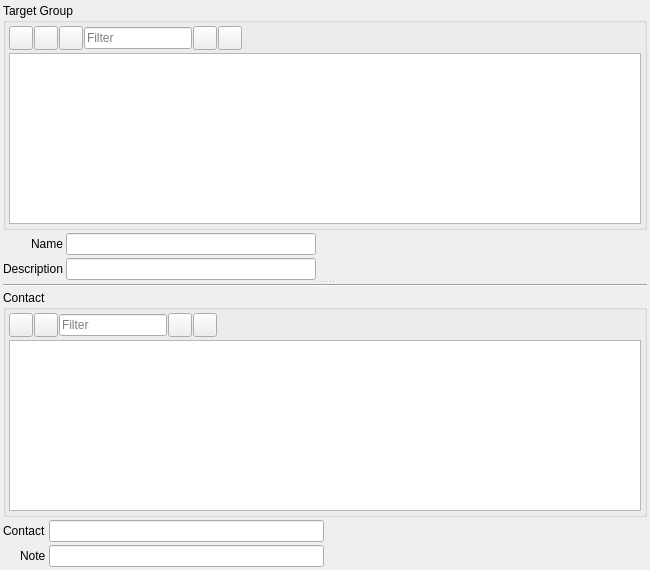
<?xml version="1.0" encoding="UTF-8"?>
<ui version="4.0">
 <class>CRM_GroupContactWidget</class>
 <widget class="QWidget" name="CRM_GroupContactWidget">
  <property name="geometry">
   <rect>
    <x>0</x>
    <y>0</y>
    <width>650</width>
    <height>570</height>
   </rect>
  </property>
  <property name="minimumSize">
   <size>
    <width>610</width>
    <height>300</height>
   </size>
  </property>
  <property name="windowTitle">
   <string>Form</string>
  </property>
  <layout class="QGridLayout" name="gridLayout_5">
   <property name="leftMargin">
    <number>3</number>
   </property>
   <property name="topMargin">
    <number>3</number>
   </property>
   <property name="rightMargin">
    <number>3</number>
   </property>
   <property name="bottomMargin">
    <number>3</number>
   </property>
   <property name="spacing">
    <number>3</number>
   </property>
   <item row="0" column="0">
    <widget class="QSplitter" name="splitter">
     <property name="orientation">
      <enum>Qt::Vertical</enum>
     </property>
     <widget class="QWidget" name="layoutWidget">
      <layout class="QGridLayout" name="gridLayout_4">
       <property name="spacing">
        <number>3</number>
       </property>
       <item row="0" column="0">
        <widget class="QGroupBox" name="gbGroup">
         <property name="sizePolicy">
          <sizepolicy hsizetype="Preferred" vsizetype="Preferred">
           <horstretch>1</horstretch>
           <verstretch>1</verstretch>
          </sizepolicy>
         </property>
         <property name="title">
          <string>Target Group</string>
         </property>
         <layout class="QGridLayout" name="gridLayout">
          <property name="leftMargin">
           <number>3</number>
          </property>
          <property name="topMargin">
           <number>3</number>
          </property>
          <property name="rightMargin">
           <number>3</number>
          </property>
          <property name="bottomMargin">
           <number>3</number>
          </property>
          <property name="spacing">
           <number>3</number>
          </property>
          <item row="0" column="0">
           <layout class="QHBoxLayout" name="horizontalLayout">
            <property name="spacing">
             <number>1</number>
            </property>
            <item>
             <widget class="QToolButton" name="pbAddGroup">
              <property name="minimumSize">
               <size>
                <width>24</width>
                <height>24</height>
               </size>
              </property>
              <property name="maximumSize">
               <size>
                <width>24</width>
                <height>24</height>
               </size>
              </property>
              <property name="toolTip">
               <string>Add (potential) customer</string>
              </property>
              <property name="text">
               <string/>
              </property>
              <property name="icon">
               <iconset resource="../../../db/src/gui/db.qrc">
                <normaloff>:/images/icons/add.png</normaloff>:/images/icons/add.png</iconset>
              </property>
             </widget>
            </item>
            <item>
             <widget class="QToolButton" name="pbDeleteGroup">
              <property name="minimumSize">
               <size>
                <width>24</width>
                <height>24</height>
               </size>
              </property>
              <property name="maximumSize">
               <size>
                <width>24</width>
                <height>24</height>
               </size>
              </property>
              <property name="toolTip">
               <string>Delete customer</string>
              </property>
              <property name="text">
               <string/>
              </property>
              <property name="icon">
               <iconset resource="../../../db/src/gui/db.qrc">
                <normaloff>:/images/icons/delete.png</normaloff>:/images/icons/delete.png</iconset>
              </property>
             </widget>
            </item>
            <item>
             <widget class="QToolButton" name="pbSave">
              <property name="minimumSize">
               <size>
                <width>24</width>
                <height>24</height>
               </size>
              </property>
              <property name="maximumSize">
               <size>
                <width>24</width>
                <height>24</height>
               </size>
              </property>
              <property name="toolTip">
               <string>Save to database</string>
              </property>
              <property name="text">
               <string/>
              </property>
              <property name="icon">
               <iconset resource="../../../db/src/gui/db.qrc">
                <normaloff>:/images/icons/database_save.png</normaloff>:/images/icons/database_save.png</iconset>
              </property>
             </widget>
            </item>
            <item>
             <widget class="QLineEdit" name="leFilterGroup">
              <property name="sizePolicy">
               <sizepolicy hsizetype="Preferred" vsizetype="Fixed">
                <horstretch>0</horstretch>
                <verstretch>0</verstretch>
               </sizepolicy>
              </property>
              <property name="placeholderText">
               <string>Filter</string>
              </property>
             </widget>
            </item>
            <item>
             <widget class="QToolButton" name="pbFilterOnGroup">
              <property name="minimumSize">
               <size>
                <width>24</width>
                <height>24</height>
               </size>
              </property>
              <property name="maximumSize">
               <size>
                <width>24</width>
                <height>24</height>
               </size>
              </property>
              <property name="toolTip">
               <string>Filter on</string>
              </property>
              <property name="text">
               <string/>
              </property>
              <property name="icon">
               <iconset resource="../../../db/src/gui/db.qrc">
                <normaloff>:/images/icons/filter.png</normaloff>:/images/icons/filter.png</iconset>
              </property>
             </widget>
            </item>
            <item>
             <widget class="QToolButton" name="pbFilterOffGroup">
              <property name="minimumSize">
               <size>
                <width>24</width>
                <height>24</height>
               </size>
              </property>
              <property name="maximumSize">
               <size>
                <width>24</width>
                <height>24</height>
               </size>
              </property>
              <property name="toolTip">
               <string>Filter off</string>
              </property>
              <property name="text">
               <string/>
              </property>
              <property name="icon">
               <iconset resource="../../../db/src/gui/db.qrc">
                <normaloff>:/images/icons/filter_empty.png</normaloff>:/images/icons/filter_empty.png</iconset>
              </property>
             </widget>
            </item>
            <item>
             <spacer name="horizontalSpacer_2">
              <property name="orientation">
               <enum>Qt::Horizontal</enum>
              </property>
              <property name="sizeHint" stdset="0">
               <size>
                <width>40</width>
                <height>20</height>
               </size>
              </property>
             </spacer>
            </item>
           </layout>
          </item>
          <item row="1" column="0">
           <widget class="QTableView" name="tvGroup">
            <property name="sizePolicy">
             <sizepolicy hsizetype="Expanding" vsizetype="Expanding">
              <horstretch>1</horstretch>
              <verstretch>1</verstretch>
             </sizepolicy>
            </property>
           </widget>
          </item>
         </layout>
        </widget>
       </item>
       <item row="1" column="0">
        <layout class="QFormLayout" name="formLayout">
         <property name="labelAlignment">
          <set>Qt::AlignRight|Qt::AlignTrailing|Qt::AlignVCenter</set>
         </property>
         <property name="horizontalSpacing">
          <number>3</number>
         </property>
         <property name="verticalSpacing">
          <number>3</number>
         </property>
         <item row="0" column="0">
          <widget class="QLabel" name="label_2">
           <property name="text">
            <string>Name</string>
           </property>
          </widget>
         </item>
         <item row="0" column="1">
          <widget class="QLineEdit" name="leName">
           <property name="minimumSize">
            <size>
             <width>150</width>
             <height>0</height>
            </size>
           </property>
           <property name="maximumSize">
            <size>
             <width>250</width>
             <height>16777215</height>
            </size>
           </property>
          </widget>
         </item>
         <item row="1" column="0">
          <widget class="QLabel" name="label_3">
           <property name="text">
            <string>Description</string>
           </property>
          </widget>
         </item>
         <item row="1" column="1">
          <widget class="QLineEdit" name="leDescription">
           <property name="minimumSize">
            <size>
             <width>50</width>
             <height>0</height>
            </size>
           </property>
           <property name="maximumSize">
            <size>
             <width>250</width>
             <height>16777215</height>
            </size>
           </property>
          </widget>
         </item>
        </layout>
       </item>
      </layout>
     </widget>
     <widget class="QWidget" name="layoutWidget_1">
      <layout class="QGridLayout" name="gridLayout_3">
       <property name="spacing">
        <number>3</number>
       </property>
       <item row="1" column="0" colspan="2">
        <widget class="QGroupBox" name="gbTargetGroup">
         <property name="sizePolicy">
          <sizepolicy hsizetype="Preferred" vsizetype="Preferred">
           <horstretch>1</horstretch>
           <verstretch>1</verstretch>
          </sizepolicy>
         </property>
         <property name="title">
          <string>Contact</string>
         </property>
         <layout class="QGridLayout" name="gridLayout_2">
          <property name="leftMargin">
           <number>3</number>
          </property>
          <property name="topMargin">
           <number>3</number>
          </property>
          <property name="rightMargin">
           <number>3</number>
          </property>
          <property name="bottomMargin">
           <number>3</number>
          </property>
          <property name="spacing">
           <number>3</number>
          </property>
          <item row="0" column="0">
           <layout class="QHBoxLayout" name="horizontalLayout_2">
            <property name="spacing">
             <number>1</number>
            </property>
            <item>
             <widget class="QToolButton" name="pbAddContact">
              <property name="minimumSize">
               <size>
                <width>24</width>
                <height>24</height>
               </size>
              </property>
              <property name="maximumSize">
               <size>
                <width>24</width>
                <height>24</height>
               </size>
              </property>
              <property name="toolTip">
               <string>Add (potential) customer</string>
              </property>
              <property name="text">
               <string/>
              </property>
              <property name="icon">
               <iconset resource="../../../db/src/gui/db.qrc">
                <normaloff>:/images/icons/add.png</normaloff>:/images/icons/add.png</iconset>
              </property>
             </widget>
            </item>
            <item>
             <widget class="QToolButton" name="pbDeleteContact">
              <property name="minimumSize">
               <size>
                <width>24</width>
                <height>24</height>
               </size>
              </property>
              <property name="maximumSize">
               <size>
                <width>24</width>
                <height>24</height>
               </size>
              </property>
              <property name="toolTip">
               <string>Delete customer</string>
              </property>
              <property name="text">
               <string/>
              </property>
              <property name="icon">
               <iconset resource="../../../db/src/gui/db.qrc">
                <normaloff>:/images/icons/delete.png</normaloff>:/images/icons/delete.png</iconset>
              </property>
             </widget>
            </item>
            <item>
             <widget class="QLineEdit" name="leFilterContact">
              <property name="sizePolicy">
               <sizepolicy hsizetype="Preferred" vsizetype="Fixed">
                <horstretch>0</horstretch>
                <verstretch>0</verstretch>
               </sizepolicy>
              </property>
              <property name="placeholderText">
               <string>Filter</string>
              </property>
             </widget>
            </item>
            <item>
             <widget class="QToolButton" name="pbFilterOnContact">
              <property name="minimumSize">
               <size>
                <width>24</width>
                <height>24</height>
               </size>
              </property>
              <property name="maximumSize">
               <size>
                <width>24</width>
                <height>24</height>
               </size>
              </property>
              <property name="toolTip">
               <string>Filter on</string>
              </property>
              <property name="text">
               <string/>
              </property>
              <property name="icon">
               <iconset resource="../../../db/src/gui/db.qrc">
                <normaloff>:/images/icons/filter.png</normaloff>:/images/icons/filter.png</iconset>
              </property>
             </widget>
            </item>
            <item>
             <widget class="QToolButton" name="pbFilterOffContact">
              <property name="minimumSize">
               <size>
                <width>24</width>
                <height>24</height>
               </size>
              </property>
              <property name="maximumSize">
               <size>
                <width>24</width>
                <height>24</height>
               </size>
              </property>
              <property name="toolTip">
               <string>Filter off</string>
              </property>
              <property name="text">
               <string/>
              </property>
              <property name="icon">
               <iconset resource="../../../db/src/gui/db.qrc">
                <normaloff>:/images/icons/filter_empty.png</normaloff>:/images/icons/filter_empty.png</iconset>
              </property>
             </widget>
            </item>
            <item>
             <spacer name="horizontalSpacer_3">
              <property name="orientation">
               <enum>Qt::Horizontal</enum>
              </property>
              <property name="sizeHint" stdset="0">
               <size>
                <width>40</width>
                <height>20</height>
               </size>
              </property>
             </spacer>
            </item>
           </layout>
          </item>
          <item row="1" column="0">
           <widget class="QTableView" name="tvContact">
            <property name="sizePolicy">
             <sizepolicy hsizetype="Expanding" vsizetype="Expanding">
              <horstretch>1</horstretch>
              <verstretch>1</verstretch>
             </sizepolicy>
            </property>
           </widget>
          </item>
         </layout>
        </widget>
       </item>
       <item row="2" column="0">
        <layout class="QFormLayout" name="formLayout_3">
         <property name="labelAlignment">
          <set>Qt::AlignRight|Qt::AlignTrailing|Qt::AlignVCenter</set>
         </property>
         <property name="horizontalSpacing">
          <number>3</number>
         </property>
         <property name="verticalSpacing">
          <number>3</number>
         </property>
         <item row="0" column="0">
          <widget class="QLabel" name="label_13">
           <property name="text">
            <string>Contact</string>
           </property>
          </widget>
         </item>
         <item row="0" column="1">
          <widget class="RB_IdxLineEdit" name="ileContact">
           <property name="minimumSize">
            <size>
             <width>250</width>
             <height>0</height>
            </size>
           </property>
           <property name="maximumSize">
            <size>
             <width>16777215</width>
             <height>16777215</height>
            </size>
           </property>
          </widget>
         </item>
         <item row="1" column="0">
          <widget class="QLabel" name="label_14">
           <property name="text">
            <string>Note</string>
           </property>
          </widget>
         </item>
         <item row="1" column="1">
          <widget class="QLineEdit" name="leNote"/>
         </item>
        </layout>
       </item>
       <item row="2" column="1">
        <spacer name="horizontalSpacer">
         <property name="orientation">
          <enum>Qt::Horizontal</enum>
         </property>
         <property name="sizeHint" stdset="0">
          <size>
           <width>248</width>
           <height>20</height>
          </size>
         </property>
        </spacer>
       </item>
       <item row="0" column="0" colspan="2">
        <widget class="Line" name="line">
         <property name="orientation">
          <enum>Qt::Horizontal</enum>
         </property>
        </widget>
       </item>
      </layout>
     </widget>
    </widget>
   </item>
  </layout>
 </widget>
 <customwidgets>
  <customwidget>
   <class>RB_IdxLineEdit</class>
   <extends>QLineEdit</extends>
   <header>rb_idxlineedit.h</header>
  </customwidget>
 </customwidgets>
 <tabstops>
  <tabstop>tvGroup</tabstop>
  <tabstop>pbAddGroup</tabstop>
  <tabstop>pbDeleteGroup</tabstop>
  <tabstop>pbSave</tabstop>
  <tabstop>leFilterGroup</tabstop>
  <tabstop>pbFilterOnGroup</tabstop>
  <tabstop>pbFilterOffGroup</tabstop>
  <tabstop>leName</tabstop>
  <tabstop>leDescription</tabstop>
  <tabstop>tvContact</tabstop>
  <tabstop>pbDeleteContact</tabstop>
  <tabstop>pbAddContact</tabstop>
  <tabstop>leFilterContact</tabstop>
  <tabstop>pbFilterOnContact</tabstop>
  <tabstop>pbFilterOffContact</tabstop>
  <tabstop>ileContact</tabstop>
  <tabstop>leNote</tabstop>
 </tabstops>
 <resources>
  <include location="../../../db/src/gui/db.qrc"/>
 </resources>
 <connections/>
</ui>
